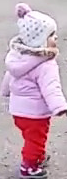
#> input picture data/ada/protos/ada_proto_02.png, 67 x 179 px, found by its file name
$ python descriptor.py
#> lines starting #> are read from the running program, lines starting #| are printed output that depends on the picture
### securitycam/hsvhistogram.py
# import the necessary packages
import numpy as np
import cv2
from itertools import chain


class HSVHistogram:
    def __init__(self, bins):
        # store the number of bins for the histogram
        self.bins = bins
        self.hist_sizes = [180, 16, 16]
        self.hist_ranges = [180, 256, 256]
        self.channels = [0, 1]

        self.sizes = None
        self.ranges = None
        self.update_hist_params()

    def update_hist_params(self):
        self.sizes = [self.hist_sizes[i] for i in self.channels]
        self.ranges = list(chain.from_iterable([(0, self.hist_ranges[i]) for i in self.channels]))

    def describe(self, image, use_segments=False):
        # convert the image to the HSV color space and initialize
        # the features used to quantify the image
        image = cv2.cvtColor(image, cv2.COLOR_BGR2HSV)
        features = []

        if use_segments:
            # grab the dimensions and compute the center of the image
            (h, w) = image.shape[:2]
            (cX, cY) = (int(w * 0.5), int(h * 0.5))

            # divide the image into four rectangles/segments (top-left,
            # top-right, bottom-right, bottom-left)
            segments = [(0, cX, 0, cY), (cX, w, 0, cY), (cX, w, cY, h),
            (0, cX, cY, h)]

            # construct an elliptical mask representing the center of the
            # image
            (axesX, axesY) = (int(w * 0.75) / 2, int(h * 0.75) / 2)
            ellipMask = np.zeros(image.shape[:2], dtype="uint8")
            cv2.ellipse(ellipMask, (cX, cY), (axesX, axesY), 0, 0, 360, 255, -1)

            # loop over the segments
            for (startX, endX, startY, endY) in segments:
                # construct a mask for each corner of the image, subtracting
                # the elliptical center from it
                cornerMask = np.zeros(image.shape[:2], dtype="uint8")
                cv2.rectangle(cornerMask, (startX, startY), (endX, endY), 255, -1)
                cornerMask = cv2.subtract(cornerMask, ellipMask)

            # extract a color histogram from the image, then update the
            # feature vector
            hist = self.histogram(image, cornerMask)
            features.extend(hist)

            # extract a color histogram from the elliptical region and
            # update the feature vector
            hist = self.histogram(image, ellipMask)
            features.extend(hist)
        else:
            hist = self.histogram(image)
            features.extend(hist)

        # return the feature vector
        return np.array(features)

    # def histogram(self, image, mask=None):
    #     # extract a 3D color histogram from the masked region of the
    #     # image, using the supplied number of bins per channel; then
    #     # normalize the histogram
    #     try:
    #         hist = cv2.calcHist([image], [0, 1, 2], mask, self.bins, [0, 180, 0, 256, 0, 256])
    #     except:
    #         pass
    #     cv2.normalize(hist, hist).flatten()
    #
    #     # return the histogram
    #     return hist

    def histogram(self, image, mask=None):
        if mask is None:
            mask = 255 * np.ones(image.shape[:2], dtype=np.uint8)

        im_cs = cv2.cvtColor(image, cv2.COLOR_BGR2HSV)
        hist = cv2.calcHist([im_cs], self.channels, mask, self.sizes, self.ranges)
        cv2.normalize(hist, hist, 0, 255, cv2.NORM_MINMAX).flatten()

        return hist

### securitycam/descriptor.py
from __future__ import division

import numpy as np
import cv2
import imutils

from hsvhistogram import HSVHistogram
from labhistogram import LabHistogram


class Descriptor:
    def __init__(self, type, bins=([8, 8, 8])):
        if type == 'hsvhist':
            self.desc = HSVHistogram(bins)
        elif type == 'labhist':
            self.desc = LabHistogram(bins)

    def describe(self, imgs, use_mean=True):
        if not isinstance(imgs, list):
            imgs = [imgs]
        features = []
        for img in imgs:
            img_features = self.desc.describe(img)
            features.append(img_features)

        if use_mean:
            features = np.array(features)
            features = np.mean(features, axis=0)
            features = [features]

        return features

    def describe_char(self, img):
        pass

    @staticmethod
    def chi2_distance(hist1, hist2, eps=1e-10):
        # compute the chi-squared distance
        d = 0.5 * np.sum([((a - b) ** 2) / (a + b + eps)
                          for (a, b) in zip(hist1, hist2)])

        # return the chi-squared distance
        return d

    def compare_hists(self, hist1, hist2, method='chi2'):
        if method == 'chi2':
            d = self.chi2_distance(hist1, hist2)

        # print 'dist = {:.3f}'.format(d)
        # return the chi-squared distance
        return d


if __name__ == '__main__':
    ada1 = cv2.imread('/home/tomas/projects/securitycam/data/ada/protos/ada_proto_02.png')
#> ada1 is the input picture: shape (179, 67, 3); mean B, G, R 182.6, 164.7, 197.3
    ada2 = cv2.imread('/home/tomas/projects/securitycam/data/ada/protos/ada_proto_05.png')
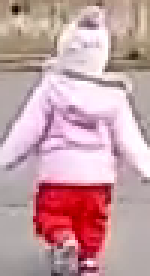
#> input picture data/ada/protos/ada_proto_05.png, 50 x 92 px, found by its file name (shown 3 times larger)
#> ada2 is the input picture: shape (92, 50, 3); mean B, G, R 165.1, 159.2, 198
    mat1 = cv2.imread('/home/tomas/projects/securitycam/data/matous/protos/matous_proto_01.png')
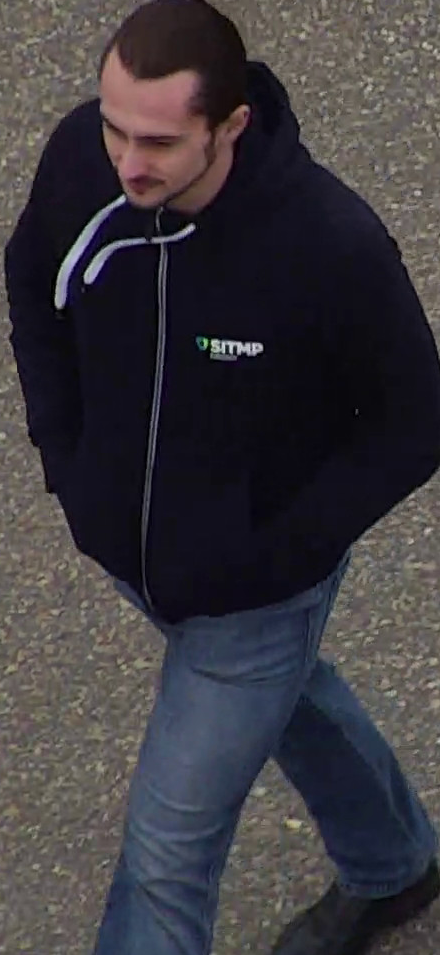
#> input picture data/matous/protos/matous_proto_01.png, 440 x 955 px, found by its file name
#> mat1 is the input picture: shape (955, 440, 3); mean B, G, R 61.7, 56.8, 59.9
    mat2 = cv2.imread('/home/tomas/projects/securitycam/data/matous/protos/matous_proto_04.png')
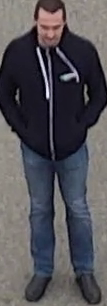
#> input picture data/matous/protos/matous_proto_04.png, 107 x 306 px, found by its file name
#> mat2 is the input picture: shape (306, 107, 3); mean B, G, R 85.5, 80, 81.9

    desc = Descriptor('hsvhist')
    # desc = Descriptor('labhist')
    pairs = [(ada1, ada2), (mat1, mat2), (ada1, mat1), (ada2, mat2)]
    results = []
    for im1, im2 in pairs:
        feat1 = desc.describe(im1, use_mean=False)[0]
        feat2 = desc.describe(im2, use_mean=False)[0]
        d = desc.compare_hists(feat1, feat2)

        if im1.shape[0] > im2.shape[0]:
            im_vis = np.hstack((im1, imutils.resize(im2, height=im1.shape[0])))
        else:
            im_vis = np.hstack((imutils.resize(im1, height=im2.shape[0]), im2))
        cv2.putText(im_vis, 'dist = {:.3f}'.format(d), (10, 30), cv2.FONT_HERSHEY_SIMPLEX, 1.0, (0, 0, 255), 2)

        results.append(im_vis.copy())
#> this loop made 4 passes
#> d on passes 1 to 4: 2909.6, 2778.6, 6284, 2632
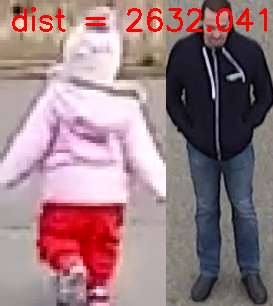
#> im_vis: shape (306, 273, 3); mean B, G, R 131.2, 125.2, 154.2
#> after the loop, results = 4 items

    for i, r in enumerate(results):
        cv2.imshow('res #{}'.format(i+1), r)
#> this loop made 4 passes
#> pass 1, `cv2.imshow('res #{}'.format(i+1), r)`:
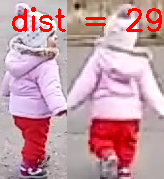
#> window 'res #1': shape (179, 164, 3); mean B, G, R 166.3, 155.5, 199.1
#> pass 2, `cv2.imshow('res #{}'.format(i+1), r)`:
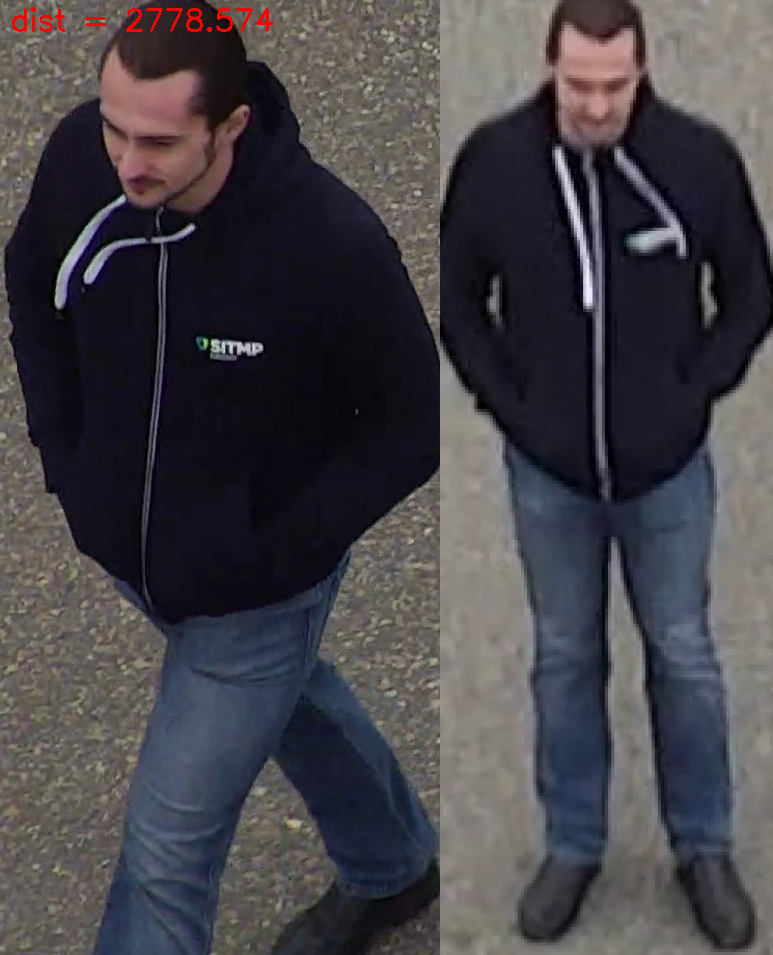
#> window 'res #2': shape (955, 773, 3); mean B, G, R 71.8, 66.6, 69.7
    cv2.waitKey(0)
    cv2.destroyAllWindows()
